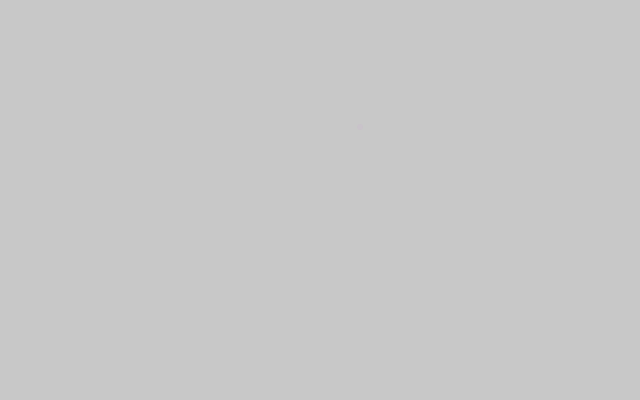
Frame 1 (no input)
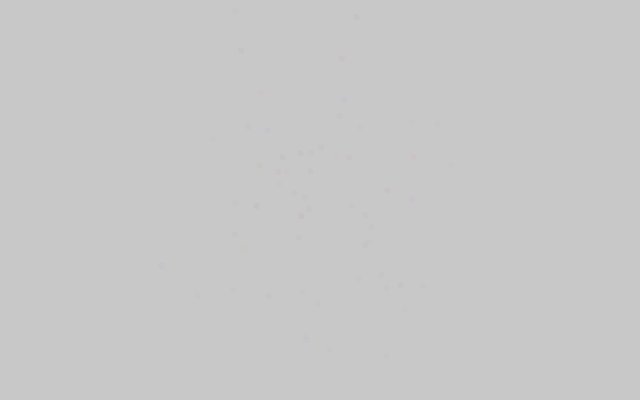
Frame 60 (no input)
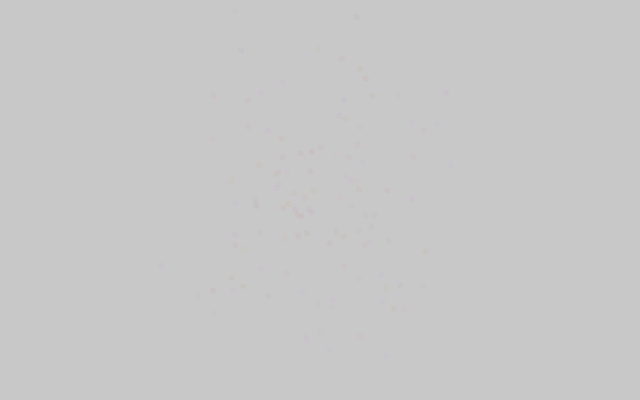
Frame 120 (the mouse pressed at the canvas centre since frame 60)

The p5.js sketch that drew these frames (run headless with seeded random() and noise() and a simulated clock; from frame 60 on, the mouse is pressed at the canvas centre):

// p5.js sketch
// ── sketch.js
const sd = 60
console.log(p5)
const mean = 320 

function setup() {
  createCanvas(640, 400)
  background(200)
  generator = randomGaussian
  
}

function draw() {
  let num = generator()
  let x_pos = sd * num + mean
  let y_pos = randomGaussian(200, 80)
  let color = [randomGaussian(200,20),randomGaussian(100,30),randomGaussian(150,200)]

  noStroke();
  fill(color[0], color[1],color[2], 10)
  ellipse(x_pos, y_pos, 6, 6)

}
